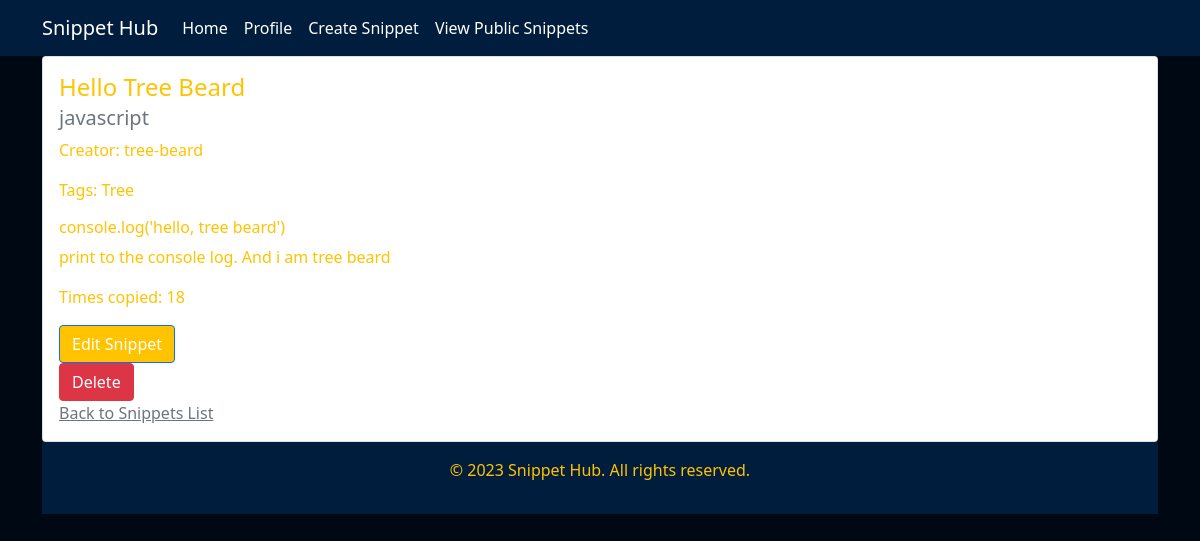
The app's page /view_snippets/3/, older data.
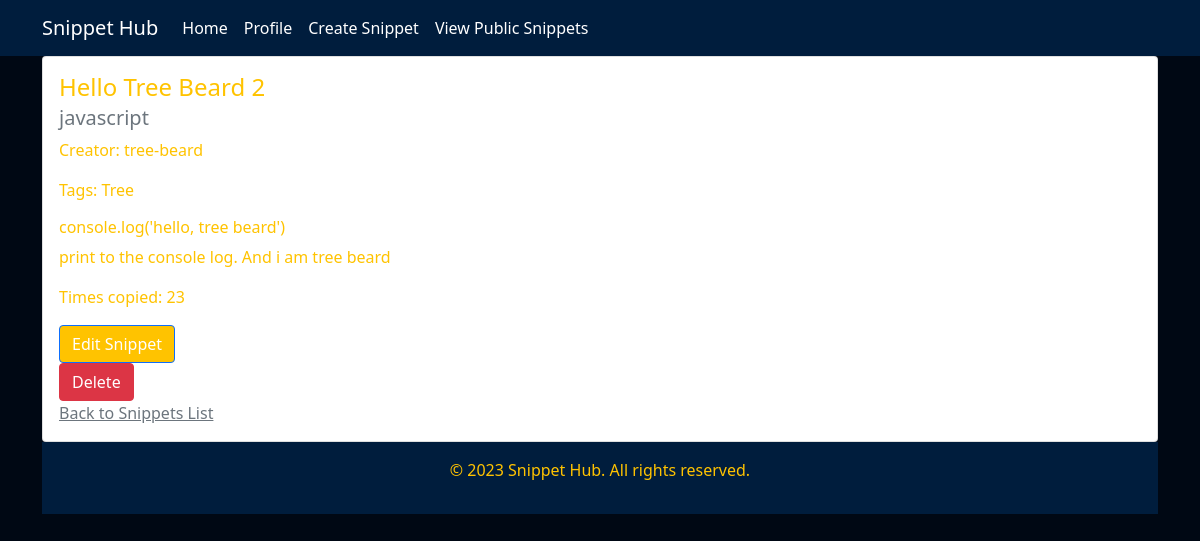
The same page, newer data.
### snippets/models.py (models this page shows, shortened)
class Snippet(models.Model):
    title = models.CharField(max_length=100)
    language = models.CharField(max_length=100)
    code = models.TextField()
    description = models.TextField()
    created = models.DateTimeField(auto_now_add=True)
    modified = models.DateTimeField(auto_now=True)
    creator = models.ForeignKey('auth.User', related_name='snippets', on_delete=models.CASCADE)
    is_public = models.BooleanField(default=True)
    tags = models.ManyToManyField("Tag")
    copy_count = models.PositiveBigIntegerField(default=0)

### snippets/views.py (the view)
# urls.py: path('view_snippets/<int:snippet_id>/', views.view_snippet, name='view_snippet'),  # View a single code snippet
def view_snippet(request, snippet_id):
    snippet = Snippet.objects.get(id=snippet_id)
    return render(request, 'snippets/view_snippet.html', {'snippet': snippet})

### snippets/templates/snippets/view_snippet.html (shortened to what this page needs)
{% extends 'base.html' %}
{% block content %}
<div class="card">
    <div class="card-body">
        <h4 class="card-title">{{ snippet.title }}</h4>
        <h5 class="card-subtitle mb-2 text-muted">{{ snippet.language }}</h5>
        <p>Creator: {{ snippet.creator.username }}</p>
        <p>Tags: {% for tag in snippet.tags.all %}{{ tag.name }} {% endfor %}</p>
        <h6 class="card-text">{{ snippet.code }}</h6>
        <p class="card-text">{{ snippet.description }}</p>
        <p>Times copied: {{ snippet.copy_count }}</p>
        <a href="{% url 'snippets:edit_snippet' snippet.id %}">
            <button class="btn btn-primary">Edit Snippet</button>
        </a>
        <form method="post" action="{% url 'snippets:delete_snippet' snippet.id %}">
            <button type="submit" class="btn btn-danger">Delete</button>
        </form>
        <a href="{% url 'snippets:view_snippets' %}" class="card-subtitle mb-2 text-muted">Back to Snippets List</a>
</div>
{% endblock %}

Row changes from the older to the newer data that the page shows:
changed Snippet "javascript": title "Hello Tree Beard" → "Hello Tree Beard 2"; copy_count "18" → "23"
